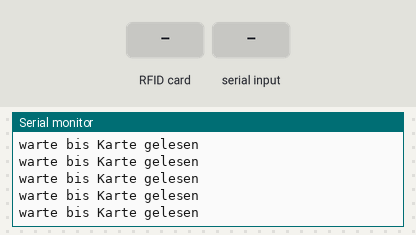
This sketch was run on a simulated Arduino Uno, built with avr-gcc and run on an emulated ATmega328P. On the bench: the last lines printed to the serial monitor. Inputs (shaded band) come from the test bench. WiFi joins after 1.5 s; servers stay silent unless stated.

Above: at 3.7 s.
3.8 s: RFID card AD BE FE ED held to the reader
5.3 s: "s\n" received over Serial
At 6.0 s:
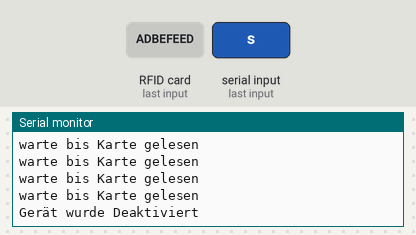
6.8 s: "s\n" received over Serial
At 6.97 s:
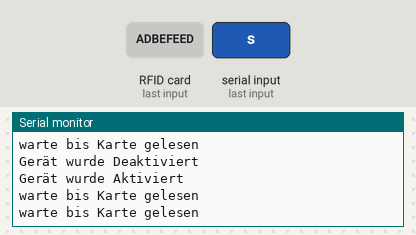
8.3 s: RFID card DE AD BE EF held to the reader
At 8.42 s:
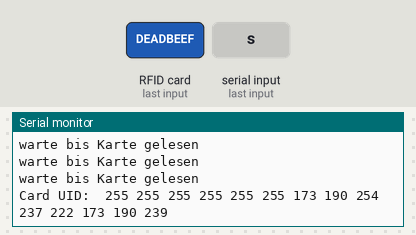
9.8 s: RFID card 5E 7A 19 C4 held to the reader
At 9.93 s:
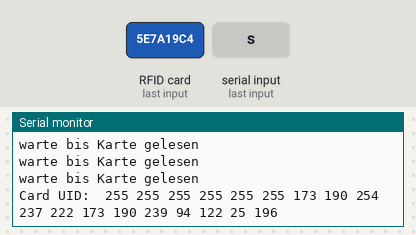
12.8 s: RFID card AD BE FE ED held to the reader
At 13.0 s:
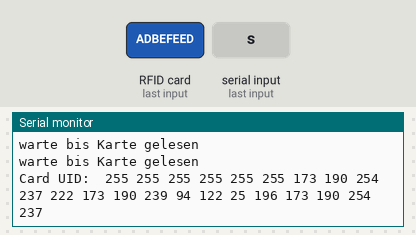

The sketch:

Arduino_JSON.ino
```cpp
#include <MFRC522.h>
#include <Ethernet.h>
#include "Formater.h"
//--------------------#include <ArduinoJson.h>

//String message;
int keycode[200];
char ascii[200];
int counter = 0;
bool writer = false;
bool disabled = false;
//bool isende = false;
String text = "";
String test = "";
String rfidcode = "";

//Ethernet Variablen
byte ip[] = { 192, 168, 1, 42};                   //IP-Adresse des Arduino
String ipstr = "192.168.1.42";
byte subnet[] = { 255, 255, 255, 0};              //Subnetzmaske des Arduino
byte mac[] = { 0xAD, 0xBE, 0xFE, 0xED};           //Mac-Adresse des Arduino

//RFID Variablen
#define RST_PIN 9                                 //Reset Pin fuers RFID Board
#define SS_PIN 10                                 //Kommunikation Pin fuers RFID Board
#define NEW_UID {0xDE, 0xAD, 0xBE, 0xEF}
MFRC522 rfidModul(SS_PIN, RST_PIN);
MFRC522::MIFARE_Key key;

EthernetClient client = EthernetClient(42000);
IPAddress ipaddr(10, 122, 122, 193);               //IP-Adresse des Servers
//10.122.122.193

void setup()
{
  Serial.begin(9600);                                                                                                             //Starte Serielle Ausgabe
  Serial.println("Arduino RFID-Module @ " + (String)ip[0] + "." + (String)ip[1] + "." + (String)ip[2] + "." + (String)ip[3]);     //Ausgabe des Modulnamens + IP-Adresse
  Serial.println("Initilaize RFID-Module");
  SPI.begin();                                                                                                                    //Starte SPI
  rfidModul.PCD_Init();                                                                                                           //Initialisiere RFID-Modul
  for(byte i = 0; i < 6; i++)
  {
    key.keyByte[i] = 0xFF;
  }
  dump_byte_array(key.keyByte, MFRC522::MF_KEY_SIZE);
  Serial.println("RFID-Module ready");
  if(Ethernet.begin(mac) == 0)                              //Starte Ethernet und pruefe Zeitgleich ob Verbindung erfolgreich
  {
    Serial.println("DHCP Fail");                            //Falls Verbindung nicht erfolgreich ist eine IP zuordnung mitteles DHCP Fehlgeschlagen
    Ethernet.begin(mac, ip);                                //dann versuche Ethernet erneut zu starten diesmal wird IP mit uebergeben
  }
  Serial.println("Initialize Shield");                      //Ausgabe das er Initialisiert
  delay(1000);                                              //1 Sekunde Initialisierungszeit wird bereitgestellt
  Serial.println("connecting . . .");                       //Ausgabe das er versucht eine verbindung aufzubauen
  if(client.connected())                                    //Pruefen ob verbindung hergestellt wurde
  {
    Serial.println("Connected");                            //Ausgabe wenn Verbindung erfolgreich
    /*
     * Sende Request an Server
     */
    client.write((byte)0x62);
    client.write((byte)0xff);
    client.write((byte)0x03);
    client.write((byte)0xff);
    client.write((byte)0x00);
    client.write((byte)0x45);
    client.write((byte)0x58);
    client.write((byte)0x00);
  }
  else
  {
    Serial.println("Connection failed!");                     //Ausgabe wenn Verbindung nicht erfolgreich ist
  }
}

void loop()
{
  delay(50);

  while(Serial.available() > 0)
  {
    keycode[counter] = Serial.read();
    test = Serial.read();
    KeytoChar();
    counter++;
  }

  if(text == "s")
  {
    if(!disabled)
    {
      disabled = true;
      Serial.println("Gerät wurde Deaktiviert");
      text = "";
    }
    else
    {
      disabled = false;
      Serial.println("Gerät wurde Aktiviert");
      text = "";
    }
  }
  else
  {
    text = "";
  }

  if(disabled)
  {
    return;
  }

  Serial.println("warte bis Karte gelesen");

  /*
   * Pruefe ob Karte gelesen wurde und ob es eine neue Karte ist
   */
  if(!rfidModul.PICC_IsNewCardPresent())
  {
    return;
  }

  if(!rfidModul.PICC_ReadCardSerial())
  {
    return;
  }

  Serial.print(F("Card UID: "));
  dump_byte_array(rfidModul.uid.uidByte, rfidModul.uid.size);       //Methode zum Auslesen des RFID-Chips
  Serial.println(rfidcode);                                         //Gebe RFID-Nummer Seriell Aus

  if(writer == true)
  {
    String JSONText = MakeJson(rfidcode, ipstr);               //Mache RFID-Nummer zu JSON
    if(JSONText != "")                                  //ist JSON nicht leer
    {
      int msgLength = CheckJsonLength(JSONText);        //Ermittel die Laenge des JSON Strings
      byte message[msgLength];                          //Deklariere Unsigned 8 Bit Byte Array mit der Laenge des JSON Strings
      for(int i = 0; i < msgLength; i++)
      {
        message[i] = (byte)JSONText[i];                 //Wandle JSON String zu Byte um
      }
      for(int i = 0; i < msgLength; i++)
      {
        client.write(message[i]);                       //Sende die einzelnen Bytes
      }
     }
     Serial.println("");
    }
    writer = false;
    counter = 0;
    text = "";
}

void KeytoChar()
{
  //Serial.print(keycode[counter]);                                     //Code für die Ausgabe der Ascii-Zeichen!
  if(keycode[counter] == 10)
  {
    writer = true;
  }
  else
  {
    int zaehler = 0;
    int zahl[100] = {32, 33, 34, 35, 36, 37, 38, 39, 40, 41, 42, 43, 44, 45, 46, 47, 48, 49, 50, 51, 52, 53, 54, 55, 56, 57, 58, 59, 60, 61, 62, 63, 64, 65, 66, 67, 68, 69, 70, 71, 72, 73, 74, 75, 76, 77, 78, 79, 80, 81, 82, 83, 84, 85, 86, 87, 88, 89, 90, 91, 92, 93, 94, 95, 96, 97, 98, 99, 100, 101, 102, 103, 104, 105, 106, 107, 108, 109, 110, 111, 112, 113, 114, 115, 116, 117, 118, 119, 120, 121, 122, 123, 124, 125, 126, 252, 228, 246, 223};
    char buchstaben[100] = {' ', '!', '"', '#', '$', '%', '&', '\'', '(', ')', '*', '+', ',', '-', '.', '/', '0', '1', '2', '3', '4', '5', '6', '7', '8', '9', ':', ';', '<', '=', '>', '?', '@', 'A', 'B', 'C', 'D', 'E', 'F', 'G', 'H', 'I', 'J', 'K', 'L', 'M', 'N', 'O', 'P', 'Q', 'R', 'S', 'T', 'U', 'V', 'W', 'X', 'Y', 'Z', '[', '\\', ']', '^', '_', '`', 'a', 'b', 'c', 'd', 'e', 'f', 'g', 'h', 'i', 'j', 'k', 'l', 'm', 'n', 'o', 'p', 'q', 'r', 's', 't', 'u', 'v', 'w', 'x', 'y', 'z', '{', '|', '}', '~'};

    while(zaehler < 99)
    {
      if(zahl[zaehler] == keycode[counter])
      {
        switch(zahl[zaehler])
        {
          case 252:
            text += ("ue");
          break;

          case 228:
            text += ("ae");
          break;

          case 246:
            text += ("oe");
          break;

          case 223:
            text += ("ss");
          break;

          default:
            text += buchstaben[zaehler];
            break;
        }
      }
      zaehler++;
    }
  }
}

void dump_byte_array(byte *buffer, byte bufferSize)
{
  for(byte i = 0; i < bufferSize; i++)
  {
    //Serial.print(buffer[i] < 0x10 ? " 0" : " ");
    //Serial.print(buffer[i], HEX);
    rfidcode += buffer[i] < 0x10 ? " 0" : " ";
    rfidcode += buffer[i], HEX;
  }
}
```

Formater.h
```cpp
String MakeJson(String content, String ipaddrs)
{
  if(content == "")
  {
    return "";
  }
  int leers = 0;
  for(int i = 0; i < content.length(); i++)
  {
    switch(content[i])
    {
      case ' ':
        leers++;
        break;
      default:
        break;
    }
  }
  leers++;
  String words[leers];
  String currword = "";
  int selwrd = 0;
  for(int i = 0; i < content.length(); i++)
  {
    switch(content[i])
    {
      case ' ':
        words[selwrd] = currword;
        selwrd++;
        currword = "";
        break;
      default:
        currword += content[i];
        break;
    }
  }
  words[selwrd] = currword;
  Serial.println(currword);
  String JsonStr = "{\n\"Identifier\": \"Arduino\"\n\"IP-Adress\": \"" + ipaddrs + "\"\"Content\": [\n";
  for(int i = 0; i < leers; i++)
  {
    JsonStr += "\"" + words[i] + "\",\n";
  }
  JsonStr += "],\n}";
  return JsonStr;
}

int CheckJsonLength(String json)
{
  bool isend = false;
  int counter = 0;
  while(isend == false)
  {
    switch(json[counter])
    {
      case '}':
        isend = true;
        break;
       default:
        break;
    }
    counter++;
  }
  return counter;
}
```

Measured:
- after the input at 5.3 s, the serial monitor: prints a new line after 0.08 s (image 1)
- after the input at 6.8 s, the serial monitor: prints a new line at once (image 2)
- after the input at 8.3 s, the serial monitor: prints a new line after 0.06 s (image 3)
- after the input at 9.8 s, the serial monitor: prints a new line after 0.07 s (image 4)
- after the input at 12.8 s, the serial monitor: prints a new line after 0.10 s (image 5)
